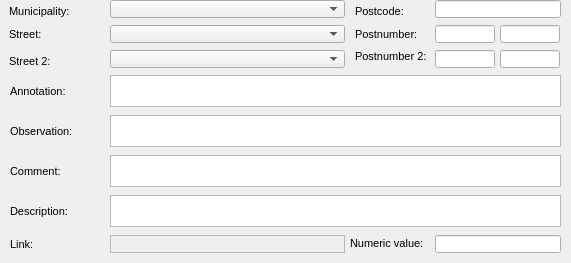
      <widget class="QWidget" name="page_54">
       <property name="geometry">
        <rect>
         <x>0</x>
         <y>0</y>
         <width>571</width>
         <height>263</height>
        </rect>
       </property>
       <attribute name="label">
        <string>Additional information</string>
       </attribute>
       <widget class="QLabel" name="label_streetaxis2_id">
        <property name="geometry">
         <rect>
          <x>9</x>
          <y>50</y>
          <width>83</width>
          <height>22</height>
         </rect>
        </property>
        <property name="font">
         <font>
          <pointsize>8</pointsize>
         </font>
        </property>
        <property name="frameShape">
         <enum>QFrame::NoFrame</enum>
        </property>
        <property name="frameShadow">
         <enum>QFrame::Plain</enum>
        </property>
        <property name="text">
         <string>Street 2:</string>
        </property>
        <property name="textFormat">
         <enum>Qt::AutoText</enum>
        </property>
        <property name="scaledContents">
         <bool>false</bool>
        </property>
        <property name="alignment">
         <set>Qt::AlignLeading|Qt::AlignLeft|Qt::AlignVCenter</set>
        </property>
        <property name="margin">
         <number>3</number>
        </property>
       </widget>
       <widget class="QLabel" name="label_comment">
        <property name="geometry">
         <rect>
          <x>10</x>
          <y>160</y>
          <width>90</width>
          <height>22</height>
         </rect>
        </property>
        <property name="font">
         <font>
          <pointsize>8</pointsize>
         </font>
        </property>
        <property name="frameShape">
         <enum>QFrame::NoFrame</enum>
        </property>
        <property name="frameShadow">
         <enum>QFrame::Plain</enum>
        </property>
        <property name="text">
         <string>Comment:</string>
        </property>
        <property name="textFormat">
         <enum>Qt::AutoText</enum>
        </property>
        <property name="scaledContents">
         <bool>false</bool>
        </property>
        <property name="alignment">
         <set>Qt::AlignLeading|Qt::AlignLeft|Qt::AlignVCenter</set>
        </property>
        <property name="margin">
         <number>3</number>
        </property>
       </widget>
       <widget class="QLabel" name="label_streetaxis_id">
        <property name="geometry">
         <rect>
          <x>9</x>
          <y>23</y>
          <width>99</width>
          <height>22</height>
         </rect>
        </property>
        <property name="font">
         <font>
          <pointsize>8</pointsize>
         </font>
        </property>
        <property name="frameShape">
         <enum>QFrame::NoFrame</enum>
        </property>
        <property name="frameShadow">
         <enum>QFrame::Plain</enum>
        </property>
        <property name="text">
         <string>Street:</string>
        </property>
        <property name="textFormat">
         <enum>Qt::AutoText</enum>
        </property>
        <property name="scaledContents">
         <bool>false</bool>
        </property>
        <property name="alignment">
         <set>Qt::AlignLeading|Qt::AlignLeft|Qt::AlignVCenter</set>
        </property>
        <property name="margin">
         <number>3</number>
        </property>
       </widget>
       <widget class="QLineEdit" name="postcode">
        <property name="geometry">
         <rect>
          <x>435</x>
          <y>0</y>
          <width>126</width>
          <height>18</height>
         </rect>
        </property>
        <property name="font">
         <font>
          <pointsize>8</pointsize>
         </font>
        </property>
        <property name="inputMask">
         <string/>
        </property>
        <property name="text">
         <string/>
        </property>
        <property name="frame">
         <bool>true</bool>
        </property>
       </widget>
       <widget class="QLabel" name="label_postcode">
        <property name="geometry">
         <rect>
          <x>355</x>
          <y>0</y>
          <width>81</width>
          <height>22</height>
         </rect>
        </property>
        <property name="font">
         <font>
          <pointsize>8</pointsize>
         </font>
        </property>
        <property name="frameShape">
         <enum>QFrame::NoFrame</enum>
        </property>
        <property name="frameShadow">
         <enum>QFrame::Plain</enum>
        </property>
        <property name="text">
         <string>Postcode:</string>
        </property>
        <property name="textFormat">
         <enum>Qt::AutoText</enum>
        </property>
        <property name="scaledContents">
         <bool>false</bool>
        </property>
        <property name="alignment">
         <set>Qt::AlignLeading|Qt::AlignLeft|Qt::AlignVCenter</set>
        </property>
        <property name="margin">
         <number>3</number>
        </property>
       </widget>
       <widget class="QLineEdit" name="num_value">
        <property name="geometry">
         <rect>
          <x>435</x>
          <y>235</y>
          <width>126</width>
          <height>18</height>
         </rect>
        </property>
        <property name="echoMode">
         <enum>QLineEdit::Normal</enum>
        </property>
       </widget>
       <widget class="QLineEdit" name="postcomplement">
        <property name="geometry">
         <rect>
          <x>500</x>
          <y>25</y>
          <width>60</width>
          <height>18</height>
         </rect>
        </property>
        <property name="font">
         <font>
          <pointsize>8</pointsize>
         </font>
        </property>
        <property name="inputMask">
         <string/>
        </property>
        <property name="text">
         <string/>
        </property>
        <property name="frame">
         <bool>true</bool>
        </property>
       </widget>
       <widget class="QLabel" name="label_muni_id">
        <property name="geometry">
         <rect>
          <x>9</x>
          <y>0</y>
          <width>90</width>
          <height>22</height>
         </rect>
        </property>
        <property name="font">
         <font>
          <pointsize>8</pointsize>
         </font>
        </property>
        <property name="frameShape">
         <enum>QFrame::NoFrame</enum>
        </property>
        <property name="frameShadow">
         <enum>QFrame::Plain</enum>
        </property>
        <property name="text">
         <string>Municipality:</string>
        </property>
        <property name="textFormat">
         <enum>Qt::AutoText</enum>
        </property>
        <property name="scaledContents">
         <bool>false</bool>
        </property>
        <property name="alignment">
         <set>Qt::AlignLeading|Qt::AlignLeft|Qt::AlignVCenter</set>
        </property>
        <property name="margin">
         <number>3</number>
        </property>
       </widget>
       <widget class="QComboBox" name="muni_id">
        <property name="geometry">
         <rect>
          <x>110</x>
          <y>0</y>
          <width>235</width>
          <height>18</height>
         </rect>
        </property>
        <property name="font">
         <font>
          <pointsize>8</pointsize>
         </font>
        </property>
       </widget>
       <widget class="QLineEdit" name="postcomplement2">
        <property name="geometry">
         <rect>
          <x>500</x>
          <y>50</y>
          <width>60</width>
          <height>18</height>
         </rect>
        </property>
        <property name="font">
         <font>
          <pointsize>8</pointsize>
         </font>
        </property>
        <property name="inputMask">
         <string/>
        </property>
        <property name="text">
         <string/>
        </property>
        <property name="frame">
         <bool>true</bool>
        </property>
       </widget>
       <widget class="QComboBox" name="streetaxis2_id">
        <property name="geometry">
         <rect>
          <x>110</x>
          <y>50</y>
          <width>235</width>
          <height>18</height>
         </rect>
        </property>
        <property name="font">
         <font>
          <pointsize>8</pointsize>
         </font>
        </property>
       </widget>
       <widget class="QLabel" name="label_postnumber">
        <property name="geometry">
         <rect>
          <x>355</x>
          <y>23</y>
          <width>83</width>
          <height>22</height>
         </rect>
        </property>
        <property name="font">
         <font>
          <pointsize>8</pointsize>
         </font>
        </property>
        <property name="frameShape">
         <enum>QFrame::NoFrame</enum>
        </property>
        <property name="frameShadow">
         <enum>QFrame::Plain</enum>
        </property>
        <property name="text">
         <string>Postnumber:</string>
        </property>
        <property name="textFormat">
         <enum>Qt::AutoText</enum>
        </property>
        <property name="scaledContents">
         <bool>false</bool>
        </property>
        <property name="alignment">
         <set>Qt::AlignLeading|Qt::AlignLeft|Qt::AlignVCenter</set>
        </property>
        <property name="margin">
         <number>3</number>
        </property>
       </widget>
       <widget class="QLabel" name="label_num_value">
        <property name="geometry">
         <rect>
          <x>350</x>
          <y>232</y>
          <width>85</width>
          <height>22</height>
         </rect>
        </property>
        <property name="font">
         <font>
          <pointsize>8</pointsize>
         </font>
        </property>
        <property name="frameShape">
         <enum>QFrame::NoFrame</enum>
        </property>
        <property name="frameShadow">
         <enum>QFrame::Plain</enum>
        </property>
        <property name="text">
         <string>Numeric value:</string>
        </property>
        <property name="textFormat">
         <enum>Qt::AutoText</enum>
        </property>
        <property name="scaledContents">
         <bool>false</bool>
        </property>
        <property name="alignment">
         <set>Qt::AlignLeading|Qt::AlignLeft|Qt::AlignVCenter</set>
        </property>
        <property name="margin">
         <number>3</number>
        </property>
       </widget>
       <widget class="QTextEdit" name="annotation">
        <property name="geometry">
         <rect>
          <x>110</x>
          <y>75</y>
          <width>451</width>
          <height>32</height>
         </rect>
        </property>
        <property name="frameShape">
         <enum>QFrame::StyledPanel</enum>
        </property>
        <property name="frameShadow">
         <enum>QFrame::Raised</enum>
        </property>
       </widget>
       <widget class="QLabel" name="label_link">
        <property name="geometry">
         <rect>
          <x>10</x>
          <y>233</y>
          <width>90</width>
          <height>22</height>
         </rect>
        </property>
        <property name="font">
         <font>
          <pointsize>8</pointsize>
         </font>
        </property>
        <property name="frameShape">
         <enum>QFrame::NoFrame</enum>
        </property>
        <property name="frameShadow">
         <enum>QFrame::Plain</enum>
        </property>
        <property name="text">
         <string>Link:</string>
        </property>
        <property name="textFormat">
         <enum>Qt::AutoText</enum>
        </property>
        <property name="scaledContents">
         <bool>false</bool>
        </property>
        <property name="alignment">
         <set>Qt::AlignLeading|Qt::AlignLeft|Qt::AlignVCenter</set>
        </property>
        <property name="margin">
         <number>3</number>
        </property>
       </widget>
       <widget class="QLabel" name="label_observ">
        <property name="geometry">
         <rect>
          <x>10</x>
          <y>120</y>
          <width>90</width>
          <height>22</height>
         </rect>
        </property>
        <property name="font">
         <font>
          <pointsize>8</pointsize>
         </font>
        </property>
        <property name="frameShape">
         <enum>QFrame::NoFrame</enum>
        </property>
        <property name="frameShadow">
         <enum>QFrame::Plain</enum>
        </property>
        <property name="text">
         <string>Observation:</string>
        </property>
        <property name="textFormat">
         <enum>Qt::AutoText</enum>
        </property>
        <property name="scaledContents">
         <bool>false</bool>
        </property>
        <property name="alignment">
         <set>Qt::AlignLeading|Qt::AlignLeft|Qt::AlignVCenter</set>
        </property>
        <property name="margin">
         <number>3</number>
        </property>
       </widget>
       <widget class="QLabel" name="label_annotation">
        <property name="geometry">
         <rect>
          <x>10</x>
          <y>80</y>
          <width>90</width>
          <height>22</height>
         </rect>
        </property>
        <property name="font">
         <font>
          <pointsize>8</pointsize>
         </font>
        </property>
        <property name="frameShape">
         <enum>QFrame::NoFrame</enum>
        </property>
        <property name="frameShadow">
         <enum>QFrame::Plain</enum>
        </property>
        <property name="text">
         <string>Annotation:</string>
        </property>
        <property name="textFormat">
         <enum>Qt::AutoText</enum>
        </property>
        <property name="scaledContents">
         <bool>false</bool>
        </property>
        <property name="alignment">
         <set>Qt::AlignLeading|Qt::AlignLeft|Qt::AlignVCenter</set>
        </property>
        <property name="margin">
         <number>3</number>
        </property>
       </widget>
       <widget class="QLineEdit" name="postnumber2">
        <property name="geometry">
         <rect>
          <x>435</x>
          <y>50</y>
          <width>60</width>
          <height>18</height>
         </rect>
        </property>
        <property name="font">
         <font>
          <pointsize>8</pointsize>
         </font>
        </property>
        <property name="inputMask">
         <string/>
        </property>
        <property name="text">
         <string/>
        </property>
        <property name="frame">
         <bool>true</bool>
        </property>
       </widget>
       <widget class="QComboBox" name="streetaxis_id">
        <property name="geometry">
         <rect>
          <x>110</x>
          <y>25</y>
          <width>235</width>
          <height>18</height>
         </rect>
        </property>
        <property name="font">
         <font>
          <pointsize>8</pointsize>
         </font>
        </property>
       </widget>
       <widget class="QLineEdit" name="postnumber">
        <property name="geometry">
         <rect>
          <x>435</x>
          <y>25</y>
          <width>60</width>
          <height>18</height>
         </rect>
        </property>
        <property name="font">
         <font>
          <pointsize>8</pointsize>
         </font>
        </property>
        <property name="inputMask">
         <string/>
        </property>
        <property name="text">
         <string/>
        </property>
        <property name="frame">
         <bool>true</bool>
        </property>
       </widget>
       <widget class="QTextEdit" name="observ">
        <property name="geometry">
         <rect>
          <x>110</x>
          <y>115</y>
          <width>451</width>
          <height>32</height>
         </rect>
        </property>
       </widget>
       <widget class="QLabel" name="label_postnumber2">
        <property name="geometry">
         <rect>
          <x>355</x>
          <y>45</y>
          <width>81</width>
          <height>22</height>
         </rect>
        </property>
        <property name="font">
         <font>
          <pointsize>8</pointsize>
         </font>
        </property>
        <property name="frameShape">
         <enum>QFrame::NoFrame</enum>
        </property>
        <property name="frameShadow">
         <enum>QFrame::Plain</enum>
        </property>
        <property name="text">
         <string>Postnumber 2:</string>
        </property>
        <property name="textFormat">
         <enum>Qt::AutoText</enum>
        </property>
        <property name="scaledContents">
         <bool>false</bool>
        </property>
        <property name="alignment">
         <set>Qt::AlignLeading|Qt::AlignLeft|Qt::AlignVCenter</set>
        </property>
        <property name="margin">
         <number>3</number>
        </property>
       </widget>
       <widget class="QLabel" name="label_descript">
        <property name="geometry">
         <rect>
          <x>10</x>
          <y>200</y>
          <width>91</width>
          <height>22</height>
         </rect>
        </property>
        <property name="font">
         <font>
          <pointsize>8</pointsize>
         </font>
        </property>
        <property name="frameShape">
         <enum>QFrame::NoFrame</enum>
        </property>
        <property name="frameShadow">
         <enum>QFrame::Plain</enum>
        </property>
        <property name="text">
         <string>Description:</string>
        </property>
        <property name="textFormat">
         <enum>Qt::AutoText</enum>
        </property>
        <property name="scaledContents">
         <bool>false</bool>
        </property>
        <property name="alignment">
         <set>Qt::AlignLeading|Qt::AlignLeft|Qt::AlignVCenter</set>
        </property>
        <property name="margin">
         <number>3</number>
        </property>
       </widget>
       <widget class="QTextEdit" name="link">
        <property name="enabled">
         <bool>false</bool>
        </property>
        <property name="geometry">
         <rect>
          <x>110</x>
          <y>235</y>
          <width>235</width>
          <height>18</height>
         </rect>
        </property>
        <property name="verticalScrollBarPolicy">
         <enum>Qt::ScrollBarAlwaysOff</enum>
        </property>
        <property name="horizontalScrollBarPolicy">
         <enum>Qt::ScrollBarAlwaysOff</enum>
        </property>
       </widget>
       <widget class="QTextEdit" name="comment">
        <property name="geometry">
         <rect>
          <x>110</x>
          <y>155</y>
          <width>451</width>
          <height>32</height>
         </rect>
        </property>
        <property name="frameShadow">
         <enum>QFrame::Sunken</enum>
        </property>
        <property name="lineWidth">
         <number>1</number>
        </property>
       </widget>
       <widget class="QTextEdit" name="descript">
        <property name="geometry">
         <rect>
          <x>110</x>
          <y>195</y>
          <width>451</width>
          <height>32</height>
         </rect>
        </property>
       </widget>
      </widget>
